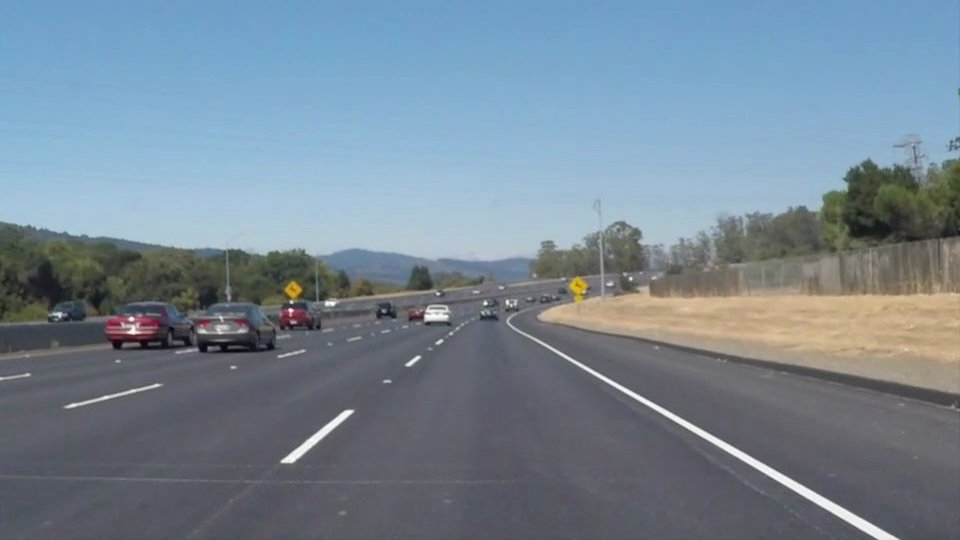
#> input picture project_1_lane_finding_basic/data/test_images/solidWhiteCurve.jpg, 960 x 540 px
$ python main.py
#> lines starting #> are read from the running program, lines starting #| are printed output that depends on the picture; after the words box and inside, x2 and y2 are one past the last pixel; in counts of white or black regions, pixels touching at a corner belong together
### project_1_lane_finding_basic/lane_detection.py
import numpy as np
import cv2
from Line import Line


# [25 lines left out: function region_of_interest, not called in this run]


def hough_lines_detection(img, rho, theta, threshold, min_line_len, max_line_gap):
    """
    `img` should be the output of a Canny transform.
    """
    lines = cv2.HoughLinesP(img, rho, theta, threshold, np.array([]), minLineLength=min_line_len,
                            maxLineGap=max_line_gap)
    return lines


# [43 lines left out: functions weighted_img, compute_lane_from_candidates, not called in this run]


def get_lane_lines(color_image, solid_lines=True):
    """
    This function take as input a color road frame and tries to infer the lane lines in the image.
    :param color_image: input frame
    :param solid_lines: if True, only selected lane lines are returned. If False, all candidate lines are returned.
    :return: list of (candidate) lane lines.
    """
    # resize to 960 x 540
    color_image = cv2.resize(color_image, (960, 540))

    # convert to grayscale
    img_gray = cv2.cvtColor(color_image, cv2.COLOR_BGR2GRAY)

    # perform gaussian blur
    img_blur = cv2.GaussianBlur(img_gray, (17, 17), 0)

    # perform edge detection
    img_edge = cv2.Canny(img_blur, threshold1=50, threshold2=80)

    # perform hough transform
    detected_lines = hough_lines_detection(img=img_edge,
                                           rho=2,
                                           theta=np.pi / 180,
                                           threshold=1,
                                           min_line_len=15,
                                           max_line_gap=5)

    # convert (x1, y1, x2, y2) tuples into Lines
    detected_lines = [Line(l[0][0], l[0][1], l[0][2], l[0][3]) for l in detected_lines]

    # if 'solid_lines' infer the two lane lines
    if solid_lines:
        candidate_lines = []
        for line in detected_lines:
                # consider only lines with slope between 30 and 60 degrees
                if 0.5 <= np.abs(line.slope) <= 2:
                    candidate_lines.append(line)
        # interpolate lines candidates to find both lanes
        lane_lines = compute_lane_from_candidates(candidate_lines, img_gray.shape)
    else:
        # if not solid_lines, just return the hough transform output
        lane_lines = detected_lines

    return lane_lines


# [13 lines left out: function smoothen_over_time, not called in this run]


def color_frame_pipeline(frames, solid_lines=True, temporal_smoothing=True):
    """
    Entry point for lane detection pipeline. Takes as input a list of frames (RGB) and returns an image (RGB)
    with overlaid the inferred road lanes. Eventually, len(frames)==1 in the case of a single image.
    """
    is_videoclip = len(frames) > 0

    img_h, img_w = frames[0].shape[0], frames[0].shape[1]

    lane_lines = []
    for t in range(0, len(frames)):
        inferred_lanes = get_lane_lines(color_image=frames[t], solid_lines=solid_lines)
        lane_lines.append(inferred_lanes)

    if temporal_smoothing and solid_lines:
        lane_lines = smoothen_over_time(lane_lines)
    else:
        lane_lines = lane_lines[0]

    # prepare empty mask on which lines are drawn
    line_img = np.zeros(shape=(img_h, img_w))

    # draw lanes found
    for lane in lane_lines:
        lane.draw(line_img)

    # keep only region of interest by masking
    vertices = np.array([[(50, img_h),
                          (450, 310),
                          (490, 310),
                          (img_w - 50, img_h)]],
                        dtype=np.int32)
    img_masked, _ = region_of_interest(line_img, vertices)

    # make blend on color image
    img_color = frames[-1] if is_videoclip else frames[0]
    img_blend = weighted_img(img_masked, img_color, alpha=0.8, beta=1., lambda_=0.)

    return img_blend

### project_1_lane_finding_basic/main.py
import matplotlib.pyplot as plt
import cv2
import os
from os.path import join, basename
from collections import deque
from lane_detection import color_frame_pipeline


if __name__ == '__main__':

    resize_h, resize_w = 540, 960

    verbose = True
    if verbose:
        plt.ion()
        figManager = plt.get_current_fig_manager()
        figManager.resize(*figManager.window.maxsize())

    # test on images
    test_images_dir = join('data', 'test_images')
    test_images = [join(test_images_dir, name) for name in os.listdir(test_images_dir)]

    for test_img in test_images:

        print('Processing image: {}'.format(test_img))

        out_path = join('out', 'images', basename(test_img))
        in_image = cv2.cvtColor(cv2.imread(test_img, cv2.IMREAD_COLOR), cv2.COLOR_BGR2RGB)
        out_image = color_frame_pipeline([in_image], solid_lines=True)
#> in color_frame_pipeline, `is_videoclip = len(frames) > 0`: is_videoclip = True
#> the loop in color_frame_pipeline, `for t in range(0, len(frames)):` made 1 pass
#> pass 1, in get_lane_lines, `img_gray = cv2.cvtColor(color_image, cv2.COLOR_BGR2GRAY)`:
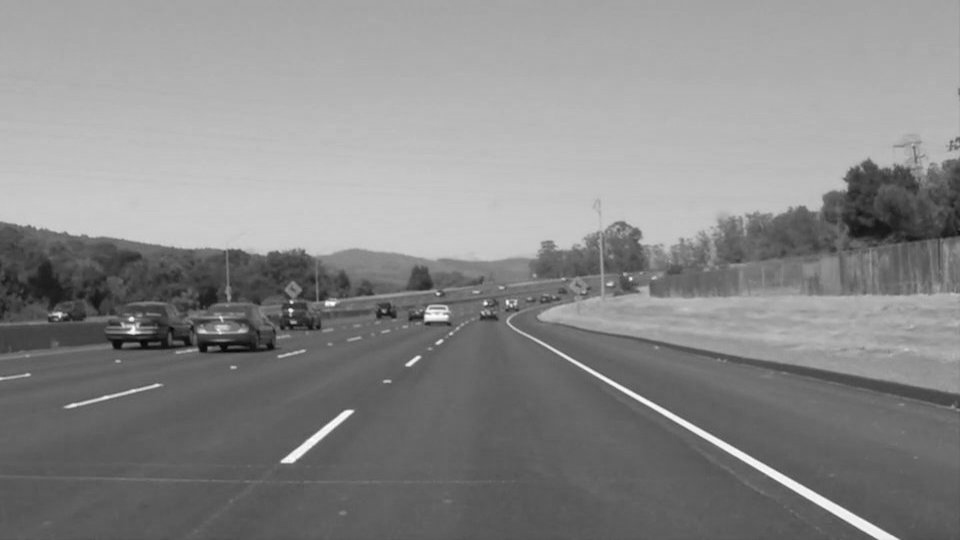
#> img_gray: shape (540, 960); min 3, max 255, mean 136.7
#> pass 1, in get_lane_lines, `img_edge = cv2.Canny(img_blur, threshold1=50, threshold2=80)`:
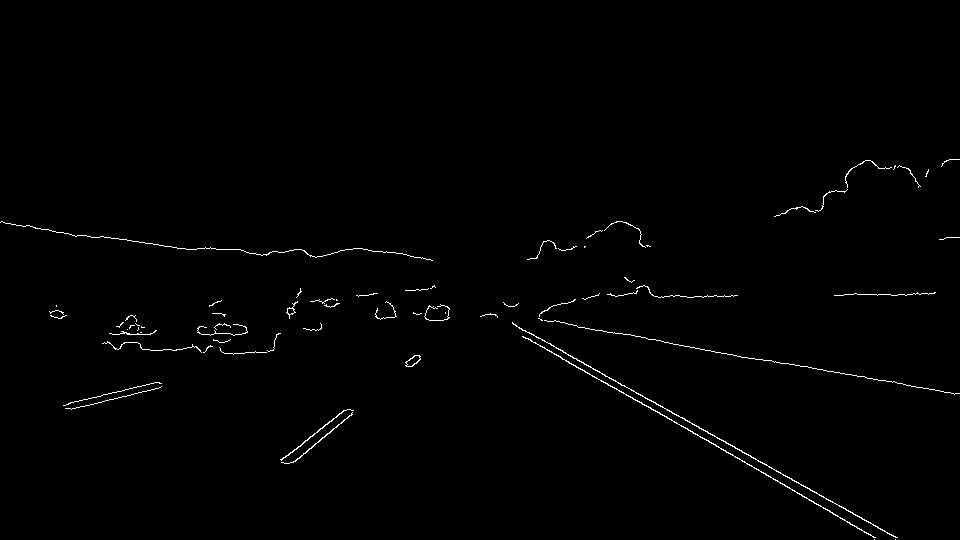
#> img_edge: shape (540, 960); 0.8% white in thin lines or dots, all inside (x1, y1, x2, y2) = (0, 159, 960, 540)
#> after the loop in color_frame_pipeline, `for t in range(0, len(frames)):`: lane_lines = []
#> (the run stopped early here; a loop or call above may not have finished)

$ run again, on project_1_lane_finding_basic/data/test_images/solidYellowLeft.jpg
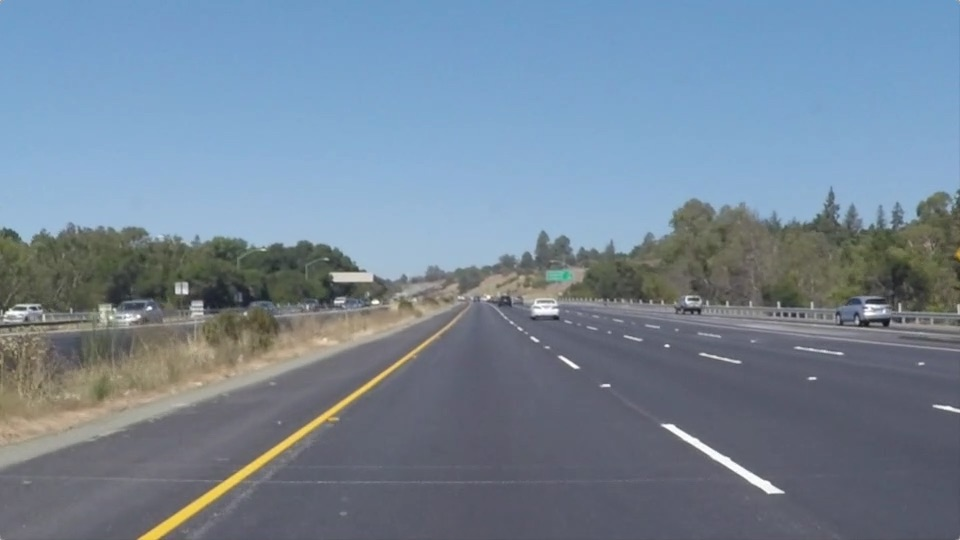
#> input picture project_1_lane_finding_basic/data/test_images/solidYellowLeft.jpg, 960 x 540 px
#> is_videoclip = True
#> the loop in color_frame_pipeline, `for t in range(0, len(frames)):` made 1 pass
#> pass 1, in get_lane_lines, `img_gray = cv2.cvtColor(color_image, cv2.COLOR_BGR2GRAY)`:
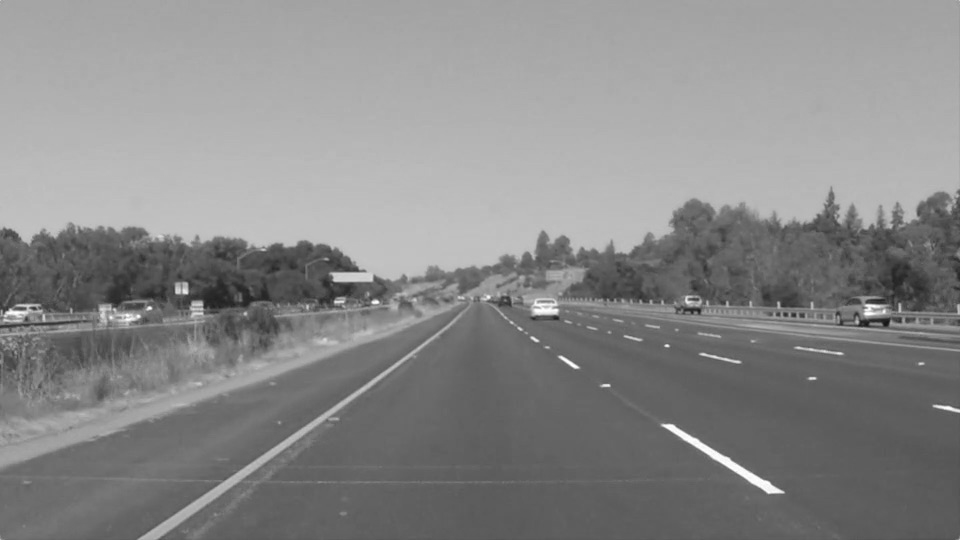
#> img_gray: shape (540, 960); min 20, max 255, mean 136.8
#> pass 1, in get_lane_lines, `img_edge = cv2.Canny(img_blur, threshold1=50, threshold2=80)`:
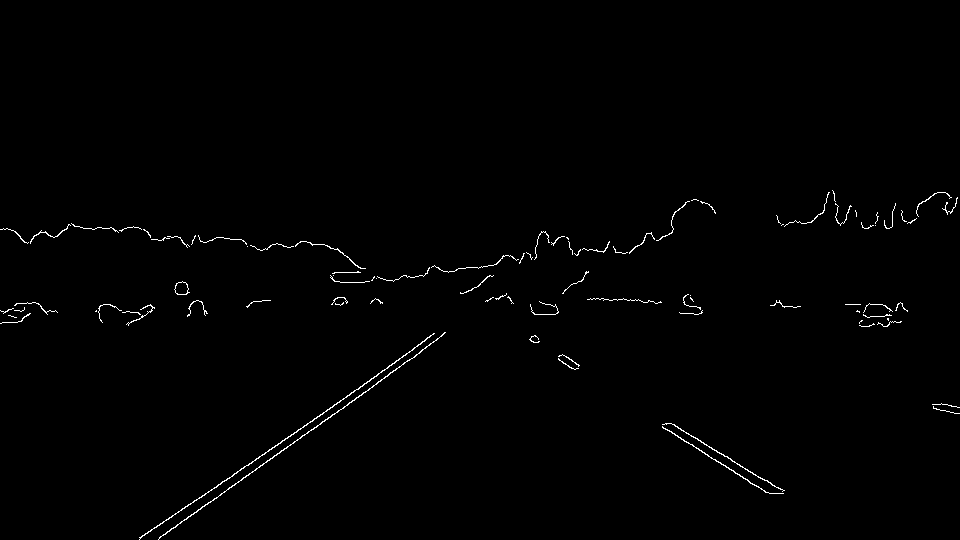
#> img_edge: shape (540, 960); 0.75% white in thin lines or dots, all inside (x1, y1, x2, y2) = (0, 190, 960, 540)
#> after the loop in color_frame_pipeline, `for t in range(0, len(frames)):`: lane_lines = []

$ run again, on project_1_lane_finding_basic/data/test_images/whiteCarLaneSwitch.jpg
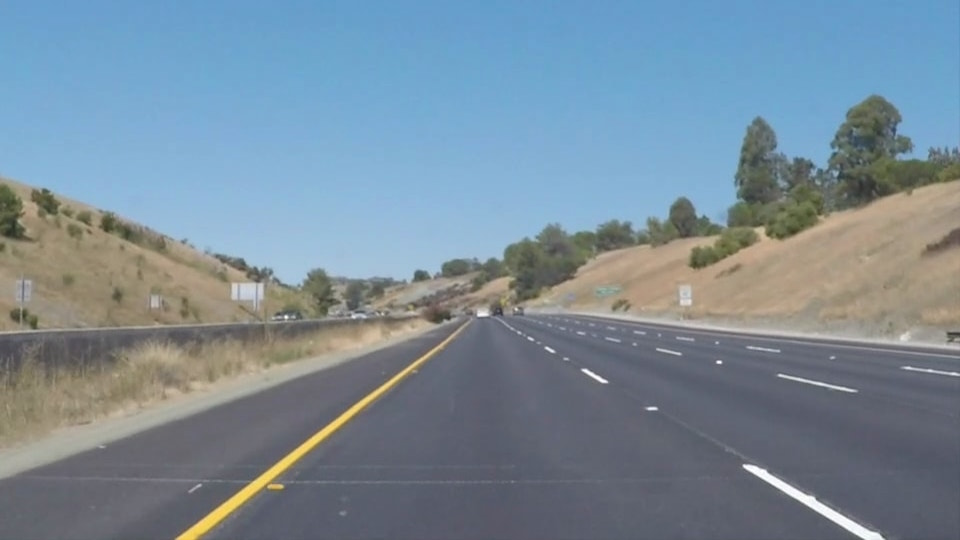
#> input picture project_1_lane_finding_basic/data/test_images/whiteCarLaneSwitch.jpg, 960 x 540 px
#> is_videoclip = True
#> the loop in color_frame_pipeline, `for t in range(0, len(frames)):` made 1 pass
#> pass 1, in get_lane_lines, `img_gray = cv2.cvtColor(color_image, cv2.COLOR_BGR2GRAY)`:
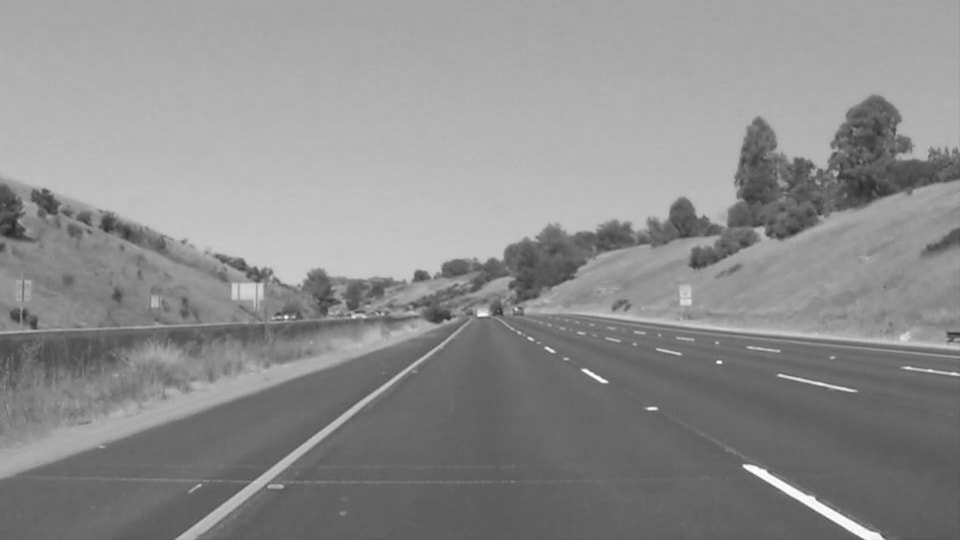
#> img_gray: shape (540, 960); min 40, max 255, mean 141.3
#> pass 1, in get_lane_lines, `img_edge = cv2.Canny(img_blur, threshold1=50, threshold2=80)`:
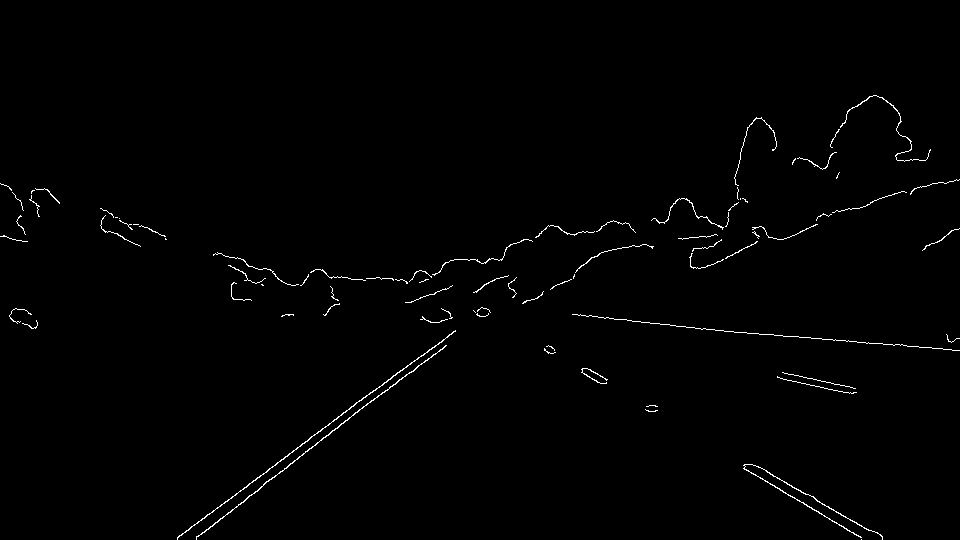
#> img_edge: shape (540, 960); 0.87% white in thin lines or dots, all inside (x1, y1, x2, y2) = (0, 95, 960, 540)
#> after the loop in color_frame_pipeline, `for t in range(0, len(frames)):`: lane_lines = []
